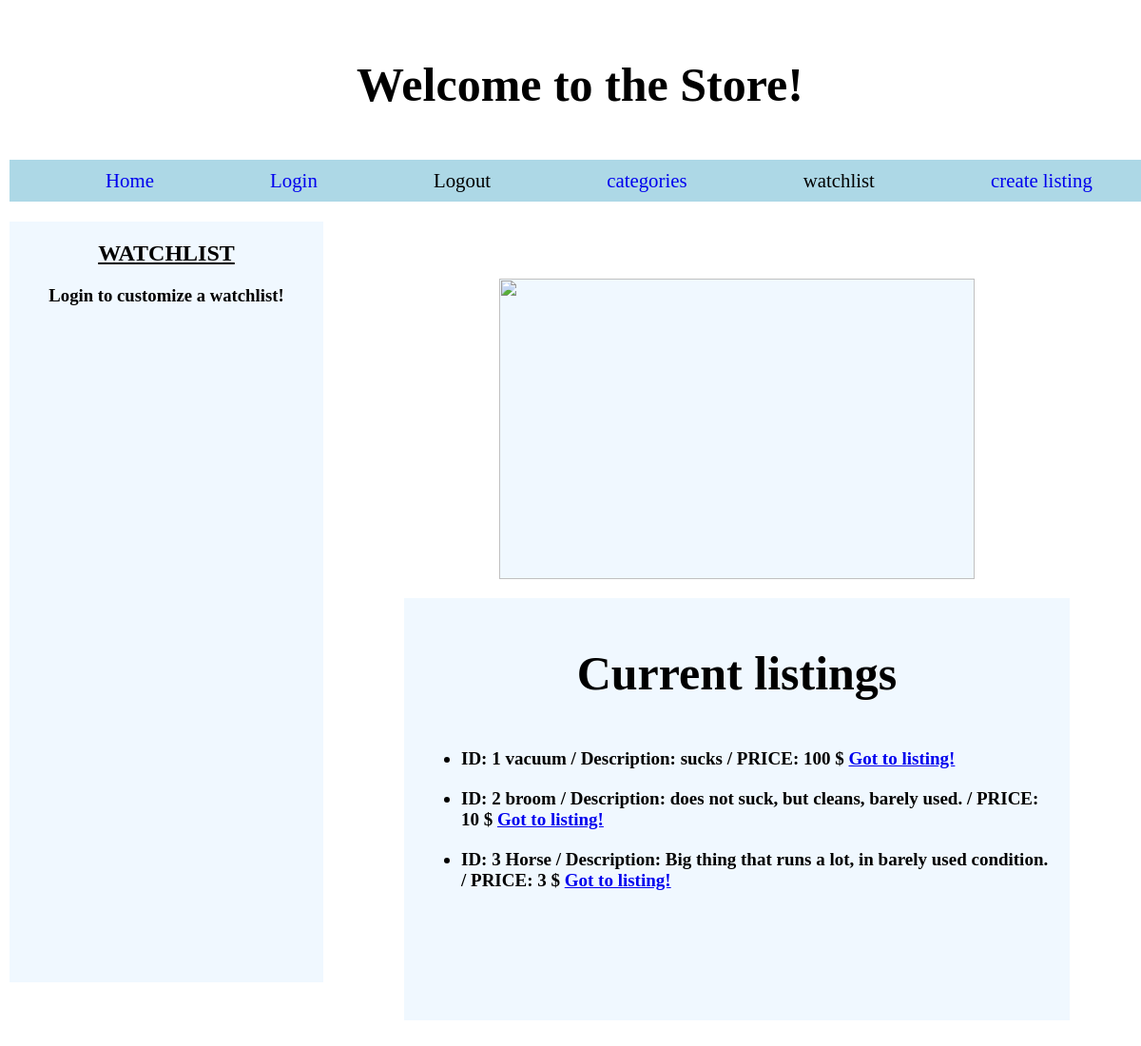
The app's page /Sales/, older data.
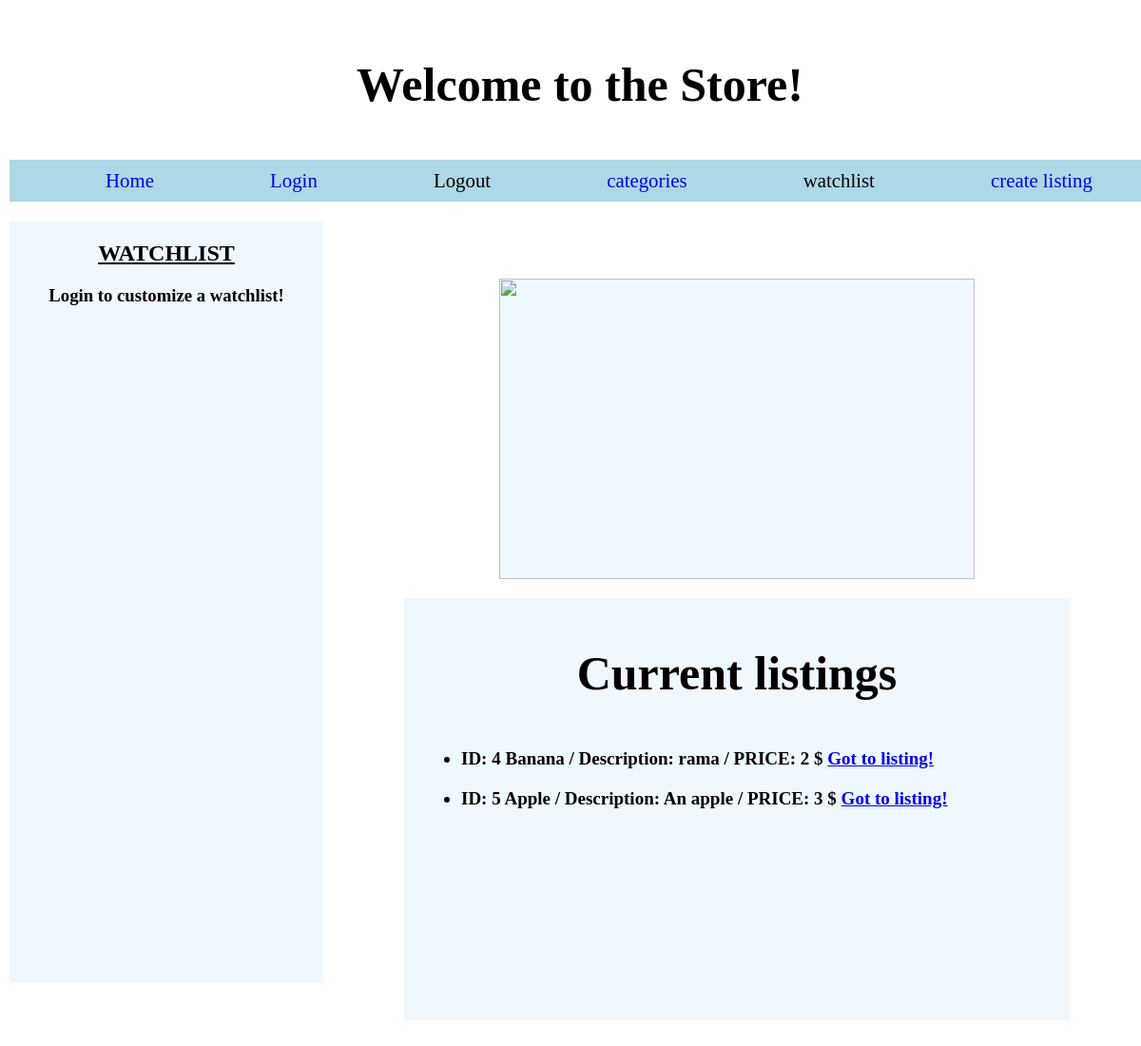
The same page, newer data.
### Sales/models.py (models this page shows, shortened)
class sales(models.Model):
    id = models.AutoField(auto_created = True, primary_key = True)
    pic = models.CharField(max_length= 100, default = "A pic would go here")
    name = models.CharField(max_length = 100)
    description = models.CharField(max_length = 100)
    category = models.ForeignKey(cates, on_delete = models.CASCADE, blank = True)
    price = models.IntegerField()

### Sales/views.py (the view)
# urls.py: path("", views.index, name ="index"),
def index(request):
    return render(request,"sales/index.html", {
        "title" : "Welcome to the Store!",
        "listings" : sales.objects.all()
    } )

### Sales/templates/sales/index.html
{% extends "sales/layout.html" %}
{% block sideBar%}
    <h3>Login to customize a watchlist! </h3>
{% endblock %}
{% block pic %}
    <img src = "/home/deadlyroadsign/2307Django/SaleSite/Sales/templates/sales/entriesPic/placeholder.png" height = "100%" width = "100%">
{% endblock %}
{% block article %}
    <h1>Current listings</h1>
    <ul>
        {% for listing in listings %}
            <li class = "lisUL">ID: {{ listing.id }} {{listing.name}} / Description: {{listing.description}} / PRICE: {{listing.price}} $  <a href ="{% url 'Sales:listingSite' Sid=listing.id  %}"> Got to listing!</a></li>
        {% endfor %}
    </ul>
{% endblock %}

Row changes from the older to the newer data that the page shows:
removed sales: id "1", name "vacuum", description "sucks", price "100"
removed sales: id "2", name "broom", description "does not suck, but cleans, barely used.", price "10"
removed sales: id "3", name "Horse", description "Big thing that runs a lot, in barely used condition.", price "3"
added sales: id "4", name "Banana", description "rama", price "2"
added sales: id "5", name "Apple", description "An apple", price "3"
